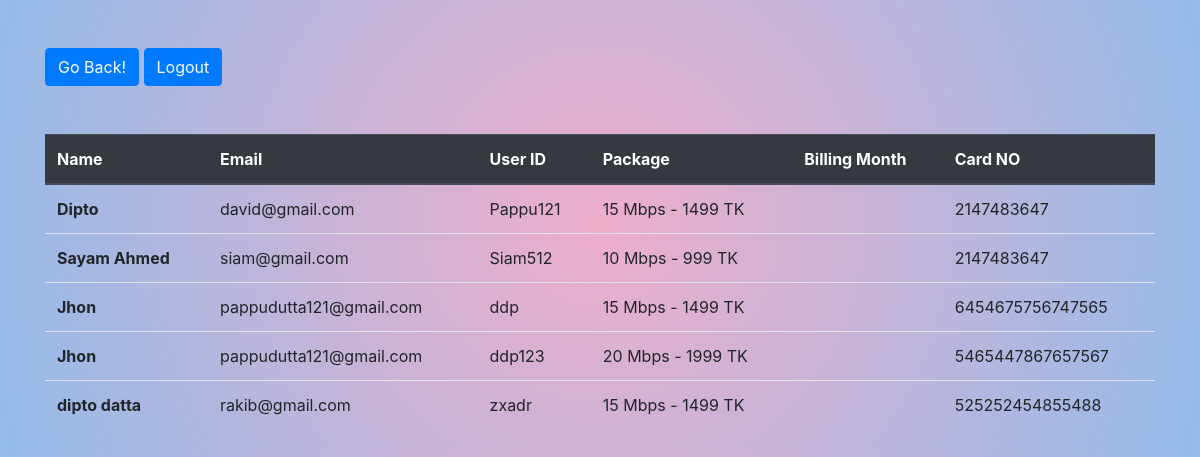
/displaypay.php, run on an earlier commit of the app's database.
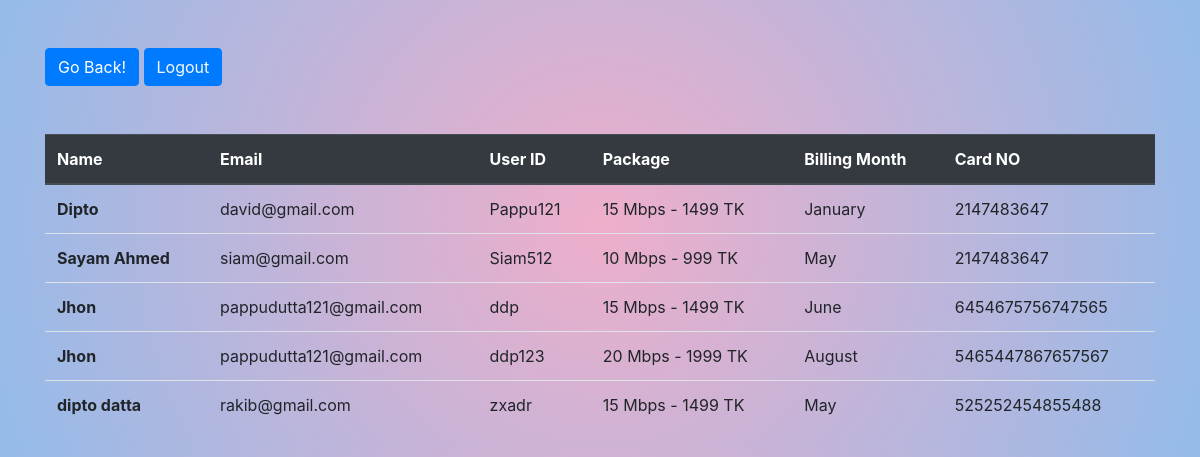
And on a later commit of the database.
### tables this page shows
CREATE TABLE `customer_bill` (
  `SL` int(11) NOT NULL,
  `Full_name` varchar(100) NOT NULL,
  `E_mail` varchar(100) NOT NULL,
  `Address` varchar(100) NOT NULL,
  `User_ID` varchar(30) NOT NULL,
  `Package` varchar(100) NOT NULL,
  `Month` varchar(30) NOT NULL,
  `N_card` varchar(100) NOT NULL,
  `Card_no` varchar(200) NOT NULL,
  `Exp_month` varchar(30) NOT NULL,
  `Exp_year` int(10) NOT NULL,
  `CVV_no` int(5) NOT NULL
);

### displaypay.php (the view, shortened to what this page needs)
<?php
$con= mysqli_connect("localhost","root","","company");
?>
<!DOCTYPE html>
<html lang="en">
<head>
    <link rel="stylesheet" href="https://cdn.jsdelivr.net/npm/bootstrap@4.4.1/dist/css/bootstrap.min.css">
</head>
<body style="background: radial-gradient(circle, rgba(238,174,202,1) 0%, rgba(148,187,233,1) 100%);">
<div class="container">
<button class="btn btn-primary my-5" input type="button"class="text-light" onclick="history.back()">Go Back!</button>
<button class="btn btn-primary my-5"><a href="login.php" class="text-light">Logout</a></button>
        <table class="table">
            <thead class="thead-dark">
                <tr>
                    <th scope="col">Name</th>
                    <th scope="col">Email</th>
                    <th scope="col">User ID</th>
                    <th scope="col">Package</th>
                    <th scope="col"> Billing Month</th>
                    <th scope="col">Card NO</th>
                </tr>
            </thead>
            <tbody>
                <?php
                $sql = "SELECT * FROM `customer_bill`";
                $result = mysqli_query($con, $sql);
                if (mysqli_num_rows($result)>0) {
                    while ($row = mysqli_fetch_assoc($result)) {
                        $id = $row['Full_name'];
                        $email = $row['E_mail'];
                        $userid = $row['User_ID'];
                        $packa = $row['Package'];
                        $bilm = $row['Month'];
                        $carno = $row['Card_no'];
                        echo '<tr>
                        <th scope="row">' . $id . '</th>
                        <td>' . $email . '</td>
                        <td>' . $userid . '</td>
                        <td>' . $packa. '</td>
                        <td>' . $bilm . '</td>
                        <td>' . $carno . '</td>
                    </tr>';
                    }
                }
                ?>
            </tbody>
        </table>
    </div>
</body>
</html>

What changed in the data, as far as the page shows it:
changed customer_bill "Dipto": Month (not shown) → "January"
changed customer_bill "Sayam Ahmed": Month (not shown) → "May"
changed customer_bill "ddp": Month (not shown) → "June"
changed customer_bill "ddp123": Month (not shown) → "August"
changed customer_bill "dipto datta": Month (not shown) → "May"
